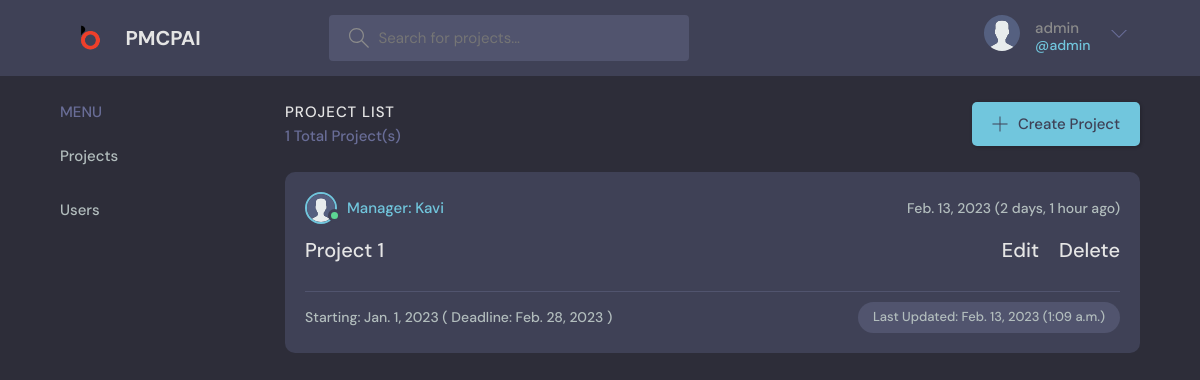
The app's page /home/ (signed in) with its own data.
### base/models.py (models this page shows, shortened)
class Project(models.Model):
    project_name = models.CharField(max_length=255)
    manager_name = models.CharField(max_length=255)
    start_date = models.DateField()
    due_date = models.DateField()
    updated = models.DateTimeField(auto_now=True)
    created = models.DateTimeField(auto_now_add=True)
    class Meta():
        ordering = ['pk', '-updated', '-created']

### base/views.py (the view)
# urls.py: path('home/', views.home, name="home"),
@login_required(login_url='login')
def home(request):
    q = request.GET.get('q') if request.GET.get('q') != None else ''
    project_list = Project.objects.filter(project_name__icontains=q)
    project_count = project_list.count()
    context = {'project_list': project_list, 'project_count': project_count}
    return render(request, 'base/home.html', context)

### base/templates/base/home.html (shortened to what this page needs)
{% extends 'main.html' %}
{% block content %}
{% load static %}
<main class="layout layout--3">
    <div class="container">
        {% include 'sidebar.html' %}
        <div class="roomList">
            <div class="roomList__header">
                <div>
                    <h2>PROJECT LIST</h2>
                    <p>{{project_count}} Total Project(s)</p>
                </div>
                <a class="btn btn--main" href="{% url 'create-projects' %}">
                    <svg version="1.1" xmlns="http://www.w3.org/2000/svg" width="32" height="32" viewBox="0 0 32 32">
                        <title>add</title>
                        <path
                            d="M16.943 0.943h-1.885v14.115h-14.115v1.885h14.115v14.115h1.885v-14.115h14.115v-1.885h-14.115v-14.115z">
                        </path>
                    </svg>
                    Create Project
                </a>
            </div>
            {% for project in project_list %}
            <div class="roomListRoom">
                <div class="roomListRoom__header">
                    <a href="#" class="roomListRoom__author">
                        <div class="avatar avatar--small active">
                            <img src="{% static 'images/avatar.svg' %}" />
                        </div>
                        <span>Manager: {{project.manager_name}}</span>
                    </a>
                    <div class="roomListRoom__actions">
                        <span>{{project.created|date}} ({{project.created|timesince}} ago)</span>
                    </div>
                </div>
                <div class="roomListRoom__content">
                    <a href="{% url 'projects' project.id %}">{{project.project_name}}</a>
                    <a style="float:right" href="{% url 'delete-projects' project.id %}">Delete</a>
                    <a style="float:right" href="{% url 'update-projects' project.id %}">Edit&emsp;</a>
                </div>
                <div class="roomListRoom__meta">
                    <a href="#" class="roomListRoom__joined">
                        Starting: {{project.start_date}}
                        ( Deadline: {{project.due_date}} )
                    </a>
                    <p class="roomListRoom__topic">Last Updated: {{project.updated|date}} ({{project.updated|time}})</p>
                </div>
            </div>
            {% endfor %}
        </div>
    </div>
</main>
{% endblock%}

### templates/navbar.html (shortened to what this page needs)
{% load static %}
<header class="header header--loggedIn">
    <div class="container">
        <a href="{% url 'home' %}" class="header__logo">
            <img src="{% static 'images/logo.png' %}" />
            <h1>PMCPAI&nbsp;&nbsp;&nbsp;&nbsp;&nbsp;&nbsp;&nbsp;</h1>
        </a>
        {% url 'home' as home %}
        {% if request.path == home %}
        <form class="header__search" method="GET" action="{% url 'home' %}">
            <label>
                <input name="q" placeholder="Search for projects..." />
            </label>
        </form>
        {% endif %}
        <nav class="header__menu">
            {% if request.user.is_authenticated %}
            <div class="header__user">
                <a href="#">
                    <div>
                        <img src="{% static 'images/avatar.svg' %}" />
                    </div>
                    <p>{{request.user.username}} <span>@{{request.user.username}}</span></p>
                </a>
                <button class="dropdown-button">
                    <svg version="1.1" xmlns="http://www.w3.org/2000/svg" width="32" height="32" viewBox="0 0 32 32">
                        <title>chevron-down</title>
                        <path d="M16 21l-13-13h-3l16 16 16-16h-3l-13 13z"></path>
                    </svg>
                </button>
            </div>
            {% else %}
            <a href="{% url 'login' %}">
                <img src="{% static 'images/avatar.svg' %}" />
                <p>Login</p>
            </a>
            {% endif %}
        </nav>
    </div>
</header>

### records on screen
Project: manager_name "Kavi", created "Feb. 13, 2023", created "2 days, 1 hour", project_name "Project 1", start_date "Jan. 1, 2023", due_date "Feb. 28, 2023", updated "Feb. 13, 2023", updated "1:09 a.m."

### other values on screen
{{ request.user.username }} "admin"
{{ project_count }} "1"
